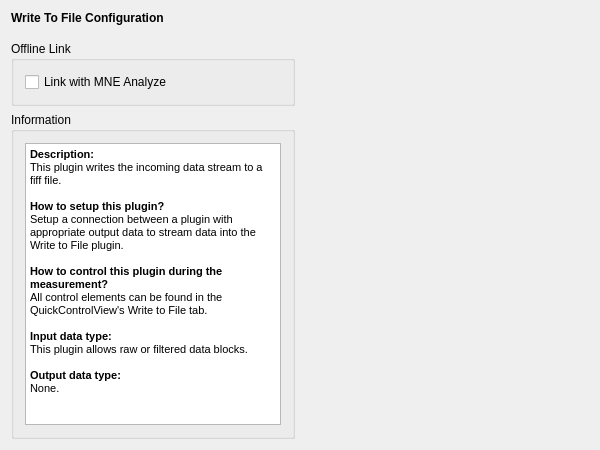
<?xml version="1.0" encoding="UTF-8"?>
<ui version="4.0">
 <class>WriteToFileSetupWidgetClass</class>
 <widget class="QWidget" name="WriteToFileSetupWidgetClass">
  <property name="geometry">
   <rect>
    <x>0</x>
    <y>0</y>
    <width>600</width>
    <height>450</height>
   </rect>
  </property>
  <property name="windowTitle">
   <string>DummySetupWidget</string>
  </property>
  <layout class="QVBoxLayout" name="verticalLayout">
   <item>
    <widget class="QLabel" name="m_qLabel_Headline">
     <property name="font">
      <font>
       <weight>75</weight>
       <bold>true</bold>
      </font>
     </property>
     <property name="text">
      <string>Write To File Configuration</string>
     </property>
    </widget>
   </item>
   <item>
    <spacer name="m_qVerticalSpacer_Headline">
     <property name="orientation">
      <enum>Qt::Vertical</enum>
     </property>
     <property name="sizeType">
      <enum>QSizePolicy::Fixed</enum>
     </property>
     <property name="sizeHint" stdset="0">
      <size>
       <width>20</width>
       <height>10</height>
      </size>
     </property>
    </spacer>
   </item>
   <item>
    <layout class="QGridLayout" name="m_qGridLayout_main">
     <item row="1" column="0">
      <widget class="QGroupBox" name="m_qGroupBox_Information">
       <property name="maximumSize">
        <size>
         <width>16777215</width>
         <height>16777215</height>
        </size>
       </property>
       <property name="title">
        <string>Information</string>
       </property>
       <layout class="QGridLayout" name="m_qGridLayout_Information">
        <item row="0" column="0">
         <widget class="QTextBrowser" name="m_qTextBrowser_Information">
          <property name="html">
           <string>&lt;!DOCTYPE HTML PUBLIC &quot;-//W3C//DTD HTML 4.0//EN&quot; &quot;http://www.w3.org/TR/REC-html40/strict.dtd&quot;&gt;
&lt;html&gt;&lt;head&gt;&lt;meta name=&quot;qrichtext&quot; content=&quot;1&quot; /&gt;&lt;style type=&quot;text/css&quot;&gt;
p, li { white-space: pre-wrap; }
&lt;/style&gt;&lt;/head&gt;&lt;body style=&quot; font-family:'MS Shell Dlg 2'; font-size:8.25pt; font-weight:400; font-style:normal;&quot;&gt;
&lt;p style=&quot; margin-top:0px; margin-bottom:0px; margin-left:0px; margin-right:0px; -qt-block-indent:0; text-indent:0px;&quot;&gt;&lt;span style=&quot; font-weight:600;&quot;&gt;Description:&lt;/span&gt;&lt;/p&gt;
&lt;p style=&quot; margin-top:0px; margin-bottom:0px; margin-left:0px; margin-right:0px; -qt-block-indent:0; text-indent:0px;&quot;&gt;This plugin writes the incoming data stream to a fiff file.&lt;/p&gt;
&lt;p style=&quot;-qt-paragraph-type:empty; margin-top:0px; margin-bottom:0px; margin-left:0px; margin-right:0px; -qt-block-indent:0; text-indent:0px;&quot;&gt;&lt;br /&gt;&lt;/p&gt;
&lt;p style=&quot; margin-top:0px; margin-bottom:0px; margin-left:0px; margin-right:0px; -qt-block-indent:0; text-indent:0px;&quot;&gt;&lt;span style=&quot; font-weight:600;&quot;&gt;How to setup this plugin?&lt;/span&gt;&lt;/p&gt;
&lt;p style=&quot; margin-top:0px; margin-bottom:0px; margin-left:0px; margin-right:0px; -qt-block-indent:0; text-indent:0px;&quot;&gt;Setup a connection between a plugin with appropriate output data to stream data into the Write to File plugin.&lt;/p&gt;
&lt;p style=&quot;-qt-paragraph-type:empty; margin-top:0px; margin-bottom:0px; margin-left:0px; margin-right:0px; -qt-block-indent:0; text-indent:0px;&quot;&gt;&lt;br /&gt;&lt;/p&gt;
&lt;p style=&quot; margin-top:0px; margin-bottom:0px; margin-left:0px; margin-right:0px; -qt-block-indent:0; text-indent:0px;&quot;&gt;&lt;span style=&quot; font-weight:600;&quot;&gt;How to control this plugin during the measurement?&lt;/span&gt;&lt;/p&gt;
&lt;p style=&quot; margin-top:0px; margin-bottom:0px; margin-left:0px; margin-right:0px; -qt-block-indent:0; text-indent:0px;&quot;&gt;All control elements can be found in the QuickControlView's Write to File tab.&lt;/p&gt;
&lt;p style=&quot;-qt-paragraph-type:empty; margin-top:0px; margin-bottom:0px; margin-left:0px; margin-right:0px; -qt-block-indent:0; text-indent:0px;&quot;&gt;&lt;br /&gt;&lt;/p&gt;
&lt;p style=&quot; margin-top:0px; margin-bottom:0px; margin-left:0px; margin-right:0px; -qt-block-indent:0; text-indent:0px;&quot;&gt;&lt;span style=&quot; font-weight:600;&quot;&gt;Input data type:&lt;/span&gt;&lt;/p&gt;
&lt;p style=&quot; margin-top:0px; margin-bottom:0px; margin-left:0px; margin-right:0px; -qt-block-indent:0; text-indent:0px;&quot;&gt;This plugin allows raw or filtered data blocks.&lt;/p&gt;
&lt;p style=&quot;-qt-paragraph-type:empty; margin-top:0px; margin-bottom:0px; margin-left:0px; margin-right:0px; -qt-block-indent:0; text-indent:0px;&quot;&gt;&lt;br /&gt;&lt;/p&gt;
&lt;p style=&quot; margin-top:0px; margin-bottom:0px; margin-left:0px; margin-right:0px; -qt-block-indent:0; text-indent:0px;&quot;&gt;&lt;span style=&quot; font-weight:600;&quot;&gt;Output data type:&lt;/span&gt;&lt;/p&gt;
&lt;p style=&quot; margin-top:0px; margin-bottom:0px; margin-left:0px; margin-right:0px; -qt-block-indent:0; text-indent:0px;&quot;&gt;None.&lt;/p&gt;&lt;/body&gt;&lt;/html&gt;</string>
          </property>
         </widget>
        </item>
       </layout>
      </widget>
     </item>
     <item row="1" column="2">
      <spacer name="horizontalSpacer">
       <property name="orientation">
        <enum>Qt::Horizontal</enum>
       </property>
       <property name="sizeHint" stdset="0">
        <size>
         <width>40</width>
         <height>20</height>
        </size>
       </property>
      </spacer>
     </item>
     <item row="0" column="0">
      <widget class="QGroupBox" name="groupBox">
       <property name="title">
        <string>Offline Link</string>
       </property>
       <layout class="QVBoxLayout" name="verticalLayout_2">
        <item>
         <widget class="QCheckBox" name="checkBox">
          <property name="text">
           <string>Link with MNE Analyze</string>
          </property>
         </widget>
        </item>
       </layout>
      </widget>
     </item>
     <item row="0" column="1" rowspan="2">
      <spacer name="m_qVerticalSpacer_LeftRow">
       <property name="orientation">
        <enum>Qt::Vertical</enum>
       </property>
       <property name="sizeHint" stdset="0">
        <size>
         <width>20</width>
         <height>40</height>
        </size>
       </property>
      </spacer>
     </item>
    </layout>
   </item>
  </layout>
 </widget>
 <layoutdefault spacing="6" margin="11"/>
 <resources/>
 <connections/>
</ui>
